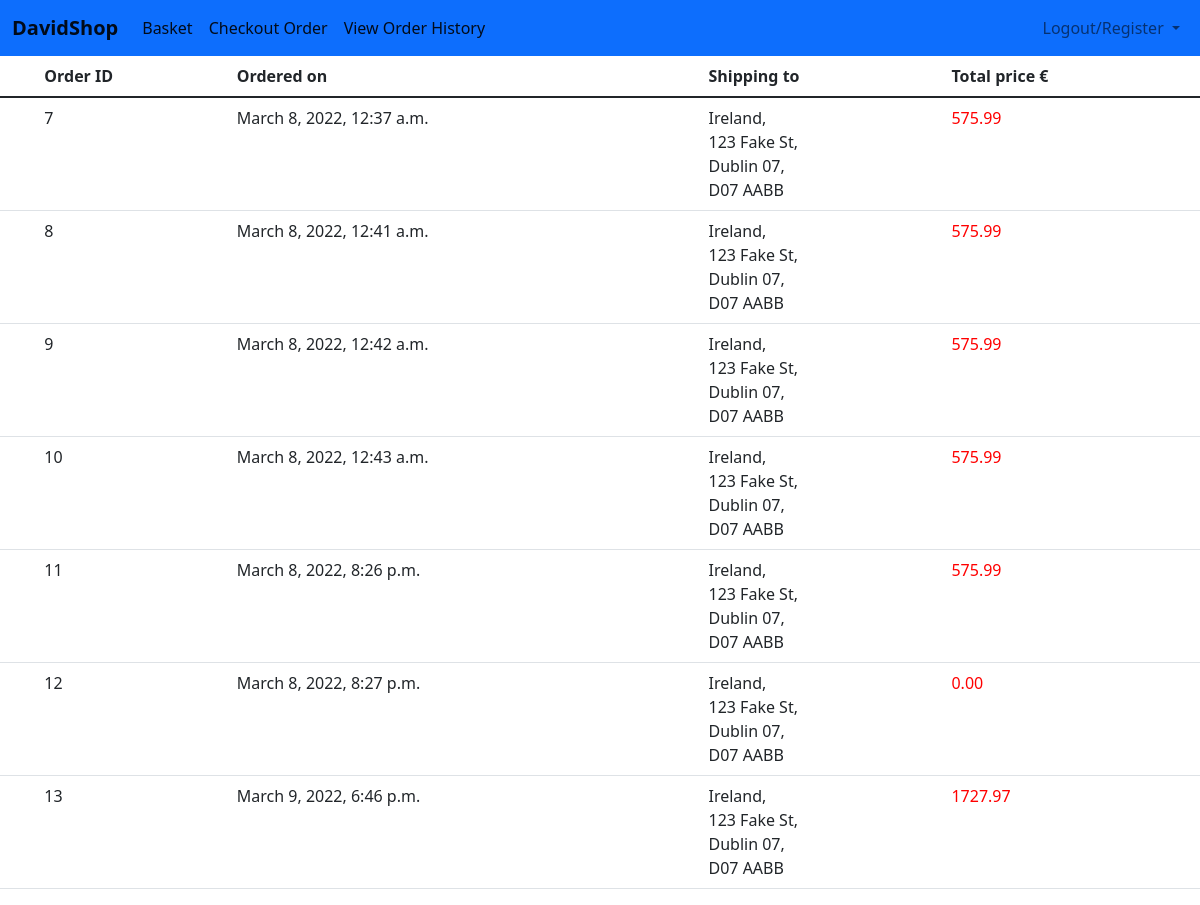
Page /orderhistory/ (signed in) on the committed database.
### DavidsShop/models.py (models this page shows)
class Order(models.Model):
    id = models.IntegerField(primary_key=True)
    BasketID = models.ForeignKey(Basket, on_delete=models.CASCADE)
    UserID = models.ForeignKey(APIUser, on_delete=models.CASCADE)
    DateTimeOrdered = models.DateTimeField(auto_now_add=True)
    TotalPrice = models.DecimalField(max_digits=6, decimal_places=2, default=0.0)
    ShippingCountry = models.TextField(default="")
    ShippingAddress1 = models.TextField(default="")
    ShippingAddress2 = models.TextField(default="")
    ShippingAddressZip = models.TextField(default="")

### DavidsShop/views.py (the view)
# urls.py: path('orderhistory/', views.previous_orders, name="order_history"),
@login_required
def previous_orders(request):
    user = request.user
    orders = Order.objects.filter(UserID=user)
    return render(request, 'orderhistory.html', {'orders':orders})

### DavidsShop/templates/orderhistory.html (shortened to what this page needs)
{% extends 'base.html' %}
{% block content %}
<table width="100%" class="bordered table">
    <thead>
        <tr>
            <th></th>
            <th>Order ID</th>
            <th>Ordered on</th>
            <th>Shipping to</th>
            <th>Total price €</th>
        </tr>
    </thead>
    <tbody>
        {% for ord in orders %}
            <tr>
                <td></td>
                <td>{{ ord.id }}</td>
                <td>{{ ord.DateTimeOrdered }}</td>
                <td>
                {{ ord.ShippingCountry  }},<br>
                {{ ord.ShippingAddress1  }},<br>
                {{ ord.ShippingAddress2  }},<br>
                {{ ord.ShippingAddressZip  }}<br>
                <td style="color:red"> {{ ord.TotalPrice }}</td>
            </tr>
        {% endfor %}
    </tbody>
</table>
{% endblock %}

### rows in the picture
Order: id "7", DateTimeOrdered "March 8, 2022, 12:37 a.m.", ShippingCountry "Ireland", ShippingAddress1 "123 Fake St", ShippingAddress2 "Dublin 07", ShippingAddressZip "D07 AABB", TotalPrice "575.99"
Order: id "8", DateTimeOrdered "March 8, 2022, 12:41 a.m.", ShippingCountry "Ireland", ShippingAddress1 "123 Fake St", ShippingAddress2 "Dublin 07", ShippingAddressZip "D07 AABB", TotalPrice "575.99"
Order: id "9", DateTimeOrdered "March 8, 2022, 12:42 a.m.", ShippingCountry "Ireland", ShippingAddress1 "123 Fake St", ShippingAddress2 "Dublin 07", ShippingAddressZip "D07 AABB", TotalPrice "575.99"
Order: id "10", DateTimeOrdered "March 8, 2022, 12:43 a.m.", ShippingCountry "Ireland", ShippingAddress1 "123 Fake St", ShippingAddress2 "Dublin 07", ShippingAddressZip "D07 AABB", TotalPrice "575.99"
Order: id "11", DateTimeOrdered "March 8, 2022, 8:26 p.m.", ShippingCountry "Ireland", ShippingAddress1 "123 Fake St", ShippingAddress2 "Dublin 07", ShippingAddressZip "D07 AABB", TotalPrice "575.99"
Order: id "12", DateTimeOrdered "March 8, 2022, 8:27 p.m.", ShippingCountry "Ireland", ShippingAddress1 "123 Fake St", ShippingAddress2 "Dublin 07", ShippingAddressZip "D07 AABB", TotalPrice "0.00"
Order: id "13", DateTimeOrdered "March 9, 2022, 6:46 p.m.", ShippingCountry "Ireland", ShippingAddress1 "123 Fake St", ShippingAddress2 "Dublin 07", ShippingAddressZip "D07 AABB", TotalPrice "1727.97"
